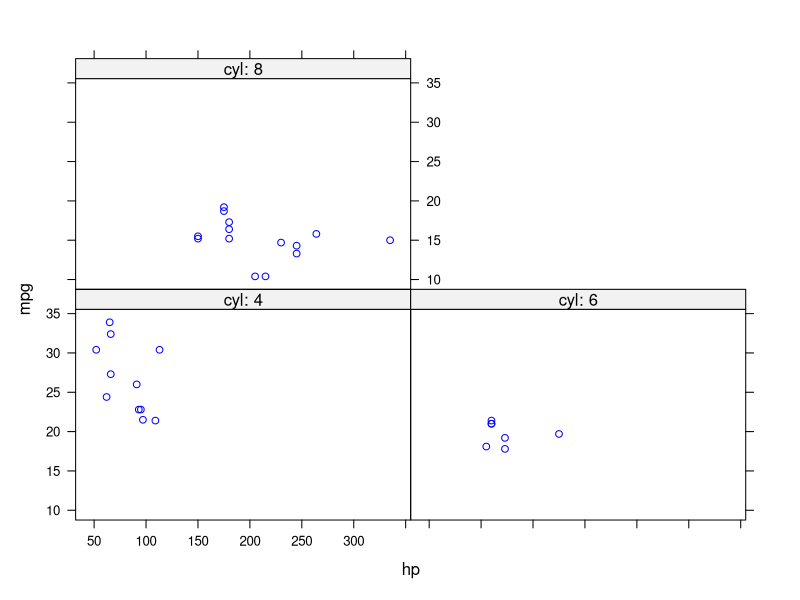

The R source for this figure:
# author: NF
# project: github tutorial
# ---

# script purpose: make mtcars plots
# ---

# load libraries:
  library(lattice)
# ---

# load data:
  data <- mtcars #dataset to play with
# --
  
# Figure description: miles per gallon by horse power per number of cylinders:
# ---

  xyplot(mpg ~ hp | factor(paste('cyl:',cyl)),
         data = mtcars,
         col = "blue")

# --- end-of-script --- 
